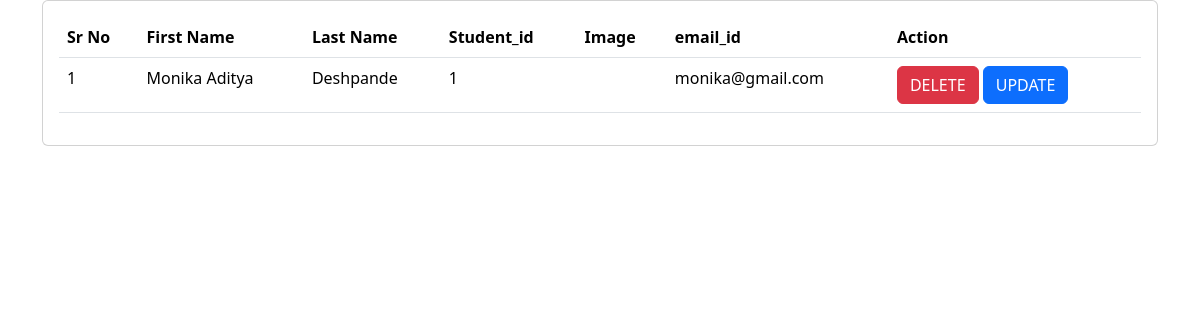
Screenshot of /python_quiz/student_details/ with the database file from the repository.
### python_quiz/models.py (models this page shows, shortened)
class students_signup(models.Model):
    firstname = models.CharField(max_length=20, null=False)
    lastname = models.CharField(max_length=20, null=False)
    student_id = models.CharField(max_length=100, null=False)
    image = models.ImageField(upload_to="administrator_login/", blank=True)
    email_id = models.EmailField(blank=True, primary_key= True)
    password = models.CharField(max_length=100, null=False)
    reenter_password = models.CharField(max_length=100, null=False)

### python_quiz/views.py (the view)
# urls.py: path('student_details/', student_details),
def student_details(request):
    student_details = students_signup.objects.all()
    return render (request, "python_quiz/student_details.html", {'student_details': student_details})

### templates/python_quiz/student_details.html (shortened to what this page needs)
<!DOCTYPE html>
<html lang="en">
<head>
    <link href="https://cdn.jsdelivr.net/npm/bootstrap@5.3.2/dist/css/bootstrap.min.css" rel="stylesheet">
</head>
<body>
    <div class="container">
        <div class="row">
            <div class="col-md-12">
                <div class="card">
                    <div class="card-body">
                        <table class="table">
                            <thead>
                                <tr>
                                    <th>Sr No</th>
                                    <th>First Name</th>
                                    <th>Last Name</th>
                                    <th>Student_id</th>
                                    <th>Image</th>
                                    <th>email_id</th>
                                    <th>Action</th>
                                </tr>
                            </thead>
                            <tbody>
                                {% for student_detail in student_details %}
                                <tr>
                                    <td>{{forloop.counter}}</td>
                                    <td>{{student_detail.firstname}}</td>
                                    <td>{{student_detail.lastname}}</td>
                                    <td>{{student_detail.student_id}}</td>
                                    <td>{{student_detail.image}}</td>
                                    <td>{{student_detail.email_id}}</td>
                                    <td>
                                        <a class = "btn btn-danger" href="/python_quiz/student_delete/{{student_detail.email_id}}">DELETE</a>
                                        <a class = "btn btn-primary" href="/python_quiz/student_update/{{student_detail.email_id}}">UPDATE</a>
                                    </td>
                                </tr>
                                {% endfor %}
                            </tbody>
                    </div>
                </div>
            </div>
        </div>
    </div>
</body>
</html>

### rows the page displays
students_signup: firstname "Monika Aditya", lastname "Deshpande", student_id "1", email_id "monika@gmail.com"
